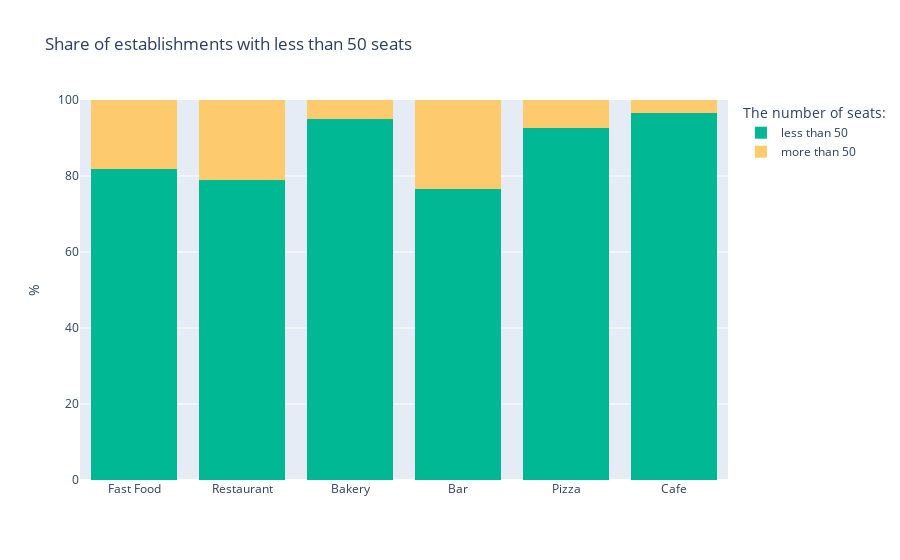

The notebook cell saved with this chart:
### Markdown cell above
<div class="alert alert-danger">
<s><b>Reviewer's comment:</b> Please, don't use hardcoded values.
</div>

### Code cell
#Let's build a graph
def add_label(number,value):
     fig.add_annotation(x=number, y=value-6,
                   text="<b>"+str(value)+"%</b>" ,
                   showarrow=False, 
                   font = dict(
                       family="Balto",
                       size = 16,
                       color = "white"),
                  )

fig = px.histogram(rest_seat,
                   x="type",
                   color = 'number_less_50',
                   title="Share of establishments with less than 50 seats",
                   barmode = "stack",
                   barnorm = "percent",
                   color_discrete_sequence= color_dict, 
                   labels = {'number_less_50': 'The number of seats:'}
                  )
fig.update_layout(yaxis_title="%",xaxis_title="")

## Unfortunately, the current version of PLOTY does not support meths add_annotation ((

# for idx, value in enumerate(rest_seat_label):
#     add_label(idx,value)

fig.show()

### Figure 1 — Plotly figure (JSON) as saved in the notebook; plotly's stock layout.template omitted (floating-point values rounded to 4 significant figures; data arrays with more than 128 entries replaced by an {"elided": "..."} marker saying what was removed)
{"data": [{"alignmentgroup": "True", "bingroup": "x", "hovertemplate": "The number of seats:=less than 50<br>type=%{x}<br>count (normalized as percent)=%{y}<extra></extra>", "legendgroup": "less than 50", "marker": {"color": "#00b894"}, "name": "less than 50", "offsetgroup": "less than 50", "orientation": "v", "showlegend": true, "type": "histogram", "x": {"elided": "3015 str values"}, "xaxis": "x", "yaxis": "y"}, {"alignmentgroup": "True", "bingroup": "x", "hovertemplate": "The number of seats:=more than 50<br>type=%{x}<br>count (normalized as percent)=%{y}<extra></extra>", "legendgroup": "more than 50", "marker": {"color": "#fdcb6e"}, "name": "more than 50", "offsetgroup": "more than 50", "orientation": "v", "showlegend": true, "type": "histogram", "x": {"elided": "642 str values"}, "xaxis": "x", "yaxis": "y"}], "layout": {"barmode": "stack", "barnorm": "percent", "legend": {"title": {"text": "The number of seats:"}, "tracegroupgap": 0}, "title": {"text": "Share of establishments with less than 50 seats"}, "xaxis": {"anchor": "y", "domain": [0, 1], "title": {"text": ""}}, "yaxis": {"anchor": "x", "domain": [0, 1], "title": {"text": "%"}}}}
